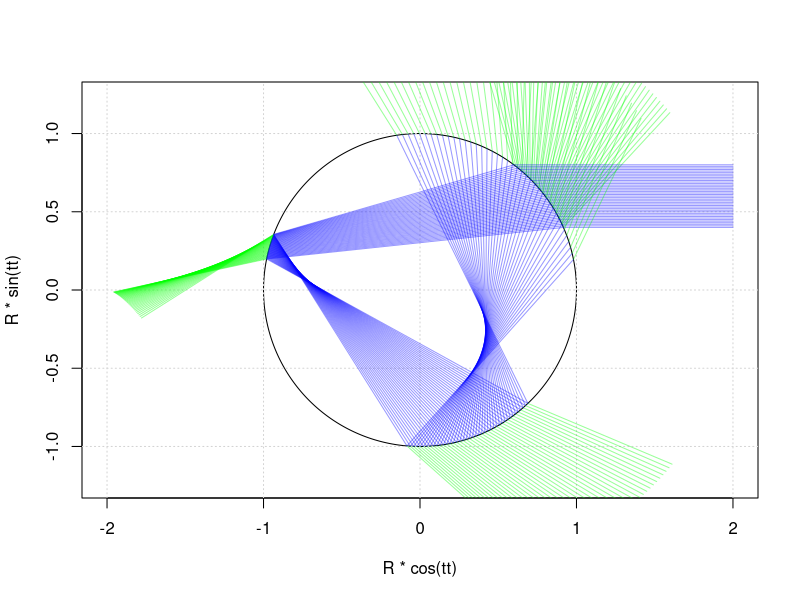

Here is the R script that generated this plot:
rm(list=ls())     # Environment Cleaning
R<-1              # Radius of the drop
n<-1.33           # Index of refraction
tr<-.4            # Transparency of the rays
nr<-3             # Number of output refracted rays
f<-1              # Amplitude factor. Extends the rays by this value.
# kj<-8           # Uncomment this to show only specified option
# Incident impact factor  
dp<-.005          # increment 
pmin<--sin(pi/4)  # minimum value (-1+dp)
pmax<-sin(pi/4)   # maximum value (1-dp)
pj<-seq(pmin,pmax,dp) # Sequence or specific value(s).
pj<-seq(.4,.8,.01)
# Other choices
reflec<-TRUE     # Show incident reflecion
normal<-FALSE     # Show the normals
ncheck<-FALSE     # Show outer circle to check normal
angtst<-FALSE     # Set n=1 and p=sin(pi/nr), where nr=4,8,16,
#-------------------------------------------------------------------------------
if(angtst){
   n<-1.
   np<-ifelse(nr>2,nr,4)
   pj<-sin(pi/(np))
}
# Draw the drop
tt<-seq(0,2*pi,pi/199)
plot(R*cos(tt),R*sin(tt),type='l',asp=1,xlim=2*R*c(-1,1));grid()      # Circle
# outer circle to check normals
if(ncheck){
   points(f*R*cos(tt),f*R*sin(tt),type='l');        # Circle
}
#-------------------------------------------------------------------------------
if(!exists("kj")){
   kj<-1:nr
}
for(p in pj){
   st<-p
   ct<-sqrt(1-st**2)
   th<-atan2(st,ct)
   # phi
   sp<-st/n
   cp<-sqrt(1-sp**2)
   ph<-atan2(sp,cp)
   # psi
   ps<-(pi-2*ph)
   #---------------------------------------
   co<-cos(2*(th)) # Reflexao
   so<-sin(2*(th))
   points(R*c(1+f,ct),R*c(st,st),type='l',col=rgb(0,0,1,tr))        # Incident beam
   if(reflec){
      points(R*ct+c(0,co),R*st+c(0,so),type='l',col=rgb(0,1,0,tr))   # REFLEXAO
   }
   #---------------------------------------
   cp<-ct
   sp<-st
   for(k in 0:nr){
      # INTERNAL REFLECTIONS
      ck<-cos(th+k*ps)
      sk<-sin(th+k*ps)
      if(normal){
         points( f*R*c(ck,0),f*R*c(sk,0),type='l',col=rgb(1,0,0,tr))  # N1
      }
      points(R*c(cp,ck),R*c(sp,sk),type='l',col=rgb(0,0,1,tr))   # D1
      cp<-ck
      sp<-sk
      # REFRACTIONS
      if(k>0){
         co<-cos(2*th+k*ps)
         so<-sin(2*th+k*ps)
         if(k %in% kj){
            points(R*ck+c(0,f*co),R*sk+c(0,f*so),type='l',col=rgb(0,1,0,tr))   # REFRACTION
         }
      }
   }
}
#---------------------------------------